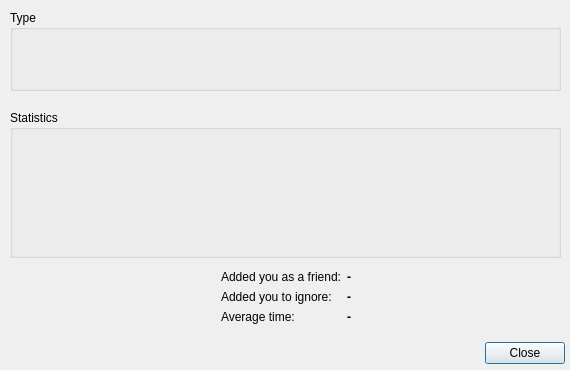
<?xml version="1.0" encoding="UTF-8"?>
<ui version="4.0">
 <class>uiMyStats</class>
 <widget class="QDialog" name="uiMyStats">
  <property name="geometry">
   <rect>
    <x>0</x>
    <y>0</y>
    <width>570</width>
    <height>370</height>
   </rect>
  </property>
  <property name="minimumSize">
   <size>
    <width>570</width>
    <height>370</height>
   </size>
  </property>
  <property name="maximumSize">
   <size>
    <width>570</width>
    <height>370</height>
   </size>
  </property>
  <property name="windowTitle">
   <string>My statistics</string>
  </property>
  <property name="windowIcon">
   <iconset resource="../scc.qrc">
    <normaloff>:/images/logo16x16.png</normaloff>:/images/logo16x16.png</iconset>
  </property>
  <widget class="QDialogButtonBox" name="buttonBox">
   <property name="geometry">
    <rect>
     <x>480</x>
     <y>340</y>
     <width>85</width>
     <height>27</height>
    </rect>
   </property>
   <property name="orientation">
    <enum>Qt::Horizontal</enum>
   </property>
   <property name="standardButtons">
    <set>QDialogButtonBox::Close</set>
   </property>
  </widget>
  <widget class="QGroupBox" name="groupBox_stats">
   <property name="geometry">
    <rect>
     <x>10</x>
     <y>110</y>
     <width>551</width>
     <height>148</height>
    </rect>
   </property>
   <property name="minimumSize">
    <size>
     <width>0</width>
     <height>148</height>
    </size>
   </property>
   <property name="title">
    <string>Statistics</string>
   </property>
   <widget class="QWidget" name="horizontalLayoutWidget">
    <property name="geometry">
     <rect>
      <x>10</x>
      <y>20</y>
      <width>531</width>
      <height>111</height>
     </rect>
    </property>
    <layout class="QHBoxLayout" name="horizontalLayout">
     <item>
      <spacer name="horizontalSpacer">
       <property name="orientation">
        <enum>Qt::Horizontal</enum>
       </property>
       <property name="sizeHint" stdset="0">
        <size>
         <width>40</width>
         <height>20</height>
        </size>
       </property>
      </spacer>
     </item>
     <item>
      <layout class="QVBoxLayout" name="verticalLayout_stats"/>
     </item>
     <item>
      <spacer name="horizontalSpacer_2">
       <property name="orientation">
        <enum>Qt::Horizontal</enum>
       </property>
       <property name="sizeHint" stdset="0">
        <size>
         <width>40</width>
         <height>20</height>
        </size>
       </property>
      </spacer>
     </item>
    </layout>
   </widget>
  </widget>
  <widget class="QWidget" name="layoutWidget">
   <property name="geometry">
    <rect>
     <x>10</x>
     <y>270</y>
     <width>551</width>
     <height>67</height>
    </rect>
   </property>
   <layout class="QHBoxLayout" name="horizontalLayout_2">
    <item>
     <spacer name="horizontalSpacer_3">
      <property name="orientation">
       <enum>Qt::Horizontal</enum>
      </property>
      <property name="sizeHint" stdset="0">
       <size>
        <width>40</width>
        <height>20</height>
       </size>
      </property>
     </spacer>
    </item>
    <item>
     <layout class="QFormLayout" name="formLayout">
      <item row="0" column="0">
       <widget class="QLabel" name="label_friends">
        <property name="text">
         <string>Added you as a friend:</string>
        </property>
       </widget>
      </item>
      <item row="1" column="0">
       <widget class="QLabel" name="label_ignored">
        <property name="text">
         <string>Added you to ignore:</string>
        </property>
       </widget>
      </item>
      <item row="2" column="0">
       <widget class="QLabel" name="label_average_time">
        <property name="text">
         <string>Average time:</string>
        </property>
       </widget>
      </item>
      <item row="0" column="1">
       <widget class="QLabel" name="label_stats_friend">
        <property name="styleSheet">
         <string notr="true">font-weight:bold;</string>
        </property>
        <property name="text">
         <string>-</string>
        </property>
       </widget>
      </item>
      <item row="1" column="1">
       <widget class="QLabel" name="label_stats_ignored">
        <property name="styleSheet">
         <string notr="true">font-weight:bold;</string>
        </property>
        <property name="text">
         <string>-</string>
        </property>
       </widget>
      </item>
      <item row="2" column="1">
       <widget class="QLabel" name="label_stats_average_time">
        <property name="styleSheet">
         <string notr="true">font-weight:bold;</string>
        </property>
        <property name="text">
         <string>-</string>
        </property>
       </widget>
      </item>
     </layout>
    </item>
    <item>
     <spacer name="horizontalSpacer_4">
      <property name="orientation">
       <enum>Qt::Horizontal</enum>
      </property>
      <property name="sizeHint" stdset="0">
       <size>
        <width>40</width>
        <height>20</height>
       </size>
      </property>
     </spacer>
    </item>
   </layout>
  </widget>
  <widget class="QGroupBox" name="groupBox_rank">
   <property name="geometry">
    <rect>
     <x>10</x>
     <y>10</y>
     <width>551</width>
     <height>81</height>
    </rect>
   </property>
   <property name="title">
    <string>Type</string>
   </property>
   <widget class="QWidget" name="horizontalLayoutWidget_7">
    <property name="geometry">
     <rect>
      <x>10</x>
      <y>20</y>
      <width>531</width>
      <height>51</height>
     </rect>
    </property>
    <layout class="QHBoxLayout" name="horizontalLayout_23">
     <item>
      <widget class="QLabel" name="label_rank_current">
       <property name="minimumSize">
        <size>
         <width>60</width>
         <height>0</height>
        </size>
       </property>
       <property name="maximumSize">
        <size>
         <width>60</width>
         <height>16777215</height>
        </size>
       </property>
       <property name="styleSheet">
        <string notr="true">font-weight:bold</string>
       </property>
       <property name="text">
        <string/>
       </property>
      </widget>
     </item>
     <item>
      <spacer name="horizontalSpacer_12">
       <property name="orientation">
        <enum>Qt::Horizontal</enum>
       </property>
       <property name="sizeHint" stdset="0">
        <size>
         <width>40</width>
         <height>20</height>
        </size>
       </property>
      </spacer>
     </item>
     <item>
      <layout class="QVBoxLayout" name="verticalLayout_rank"/>
     </item>
     <item>
      <spacer name="horizontalSpacer_11">
       <property name="orientation">
        <enum>Qt::Horizontal</enum>
       </property>
       <property name="sizeHint" stdset="0">
        <size>
         <width>40</width>
         <height>20</height>
        </size>
       </property>
      </spacer>
     </item>
     <item>
      <widget class="QLabel" name="label_rank_next">
       <property name="minimumSize">
        <size>
         <width>60</width>
         <height>0</height>
        </size>
       </property>
       <property name="maximumSize">
        <size>
         <width>60</width>
         <height>16777215</height>
        </size>
       </property>
       <property name="styleSheet">
        <string notr="true">font-weight:bold</string>
       </property>
       <property name="text">
        <string/>
       </property>
      </widget>
     </item>
    </layout>
   </widget>
  </widget>
 </widget>
 <resources>
  <include location="../scc.qrc"/>
 </resources>
 <connections/>
</ui>
